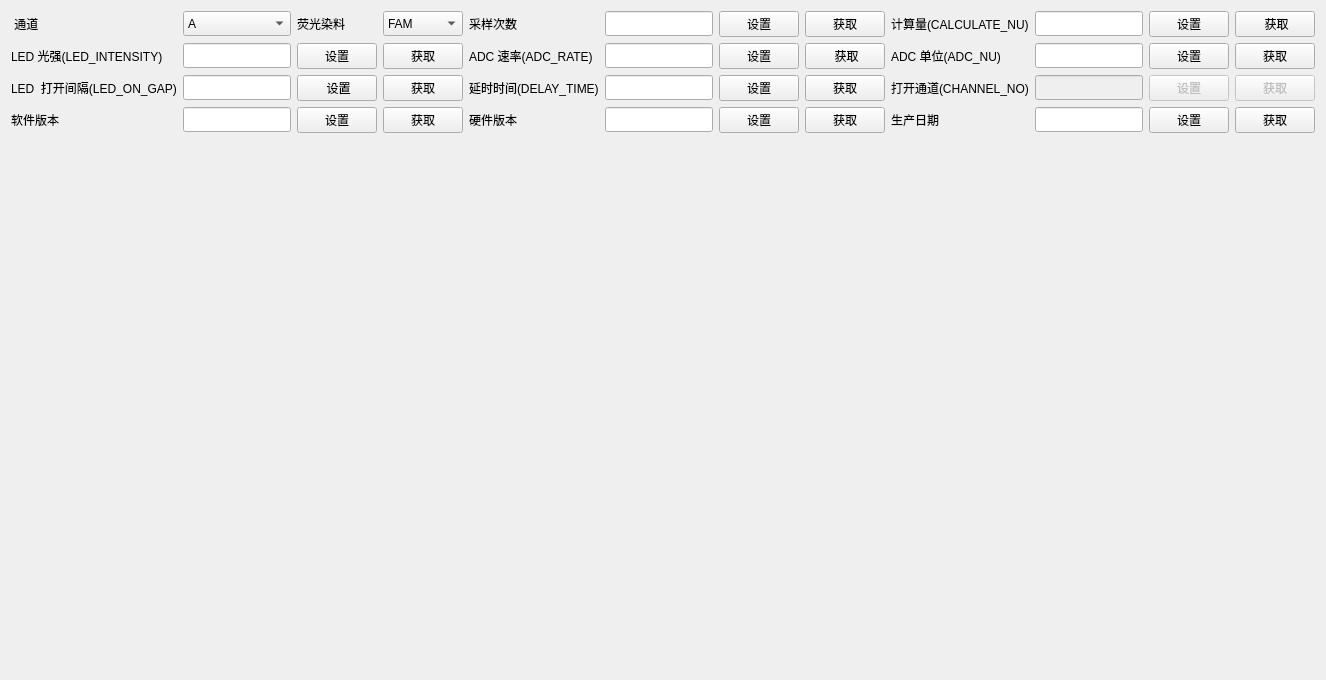
      <widget class="QWidget" name="tab_3">
       <attribute name="title">
        <string>荧光模块</string>
       </attribute>
       <layout class="QGridLayout" name="gridLayout_3">
        <item row="0" column="0">
         <layout class="QGridLayout" name="gridLayout_11">
          <item row="1" column="1">
           <widget class="QLineEdit" name="Line_led_intens_set">
            <property name="minimumSize">
             <size>
              <width>0</width>
              <height>25</height>
             </size>
            </property>
           </widget>
          </item>
          <item row="1" column="0">
           <widget class="QLabel" name="label_34">
            <property name="text">
             <string>LED 光强(LED_INTENSITY)</string>
            </property>
           </widget>
          </item>
          <item row="1" column="5">
           <widget class="QLineEdit" name="Line_adc_rate_set">
            <property name="minimumSize">
             <size>
              <width>0</width>
              <height>25</height>
             </size>
            </property>
           </widget>
          </item>
          <item row="1" column="2">
           <widget class="QPushButton" name="Btn_led_intens">
            <property name="minimumSize">
             <size>
              <width>0</width>
              <height>25</height>
             </size>
            </property>
            <property name="text">
             <string>设置</string>
            </property>
           </widget>
          </item>
          <item row="1" column="8">
           <widget class="QLabel" name="label_40">
            <property name="text">
             <string>ADC 单位(ADC_NU)</string>
            </property>
           </widget>
          </item>
          <item row="1" column="7">
           <widget class="QPushButton" name="Btn_adc_rate_get">
            <property name="minimumSize">
             <size>
              <width>0</width>
              <height>25</height>
             </size>
            </property>
            <property name="text">
             <string> 获取</string>
            </property>
           </widget>
          </item>
          <item row="1" column="10">
           <widget class="QPushButton" name="Btn_adc_nu">
            <property name="minimumSize">
             <size>
              <width>0</width>
              <height>25</height>
             </size>
            </property>
            <property name="text">
             <string>设置</string>
            </property>
           </widget>
          </item>
          <item row="2" column="0">
           <widget class="QLabel" name="label_43">
            <property name="text">
             <string>LED  打开间隔(LED_ON_GAP)</string>
            </property>
           </widget>
          </item>
          <item row="1" column="6">
           <widget class="QPushButton" name="Btn_adc_rate">
            <property name="minimumSize">
             <size>
              <width>0</width>
              <height>25</height>
             </size>
            </property>
            <property name="text">
             <string>设置</string>
            </property>
           </widget>
          </item>
          <item row="1" column="9">
           <widget class="QLineEdit" name="Line_adc_nu_set">
            <property name="minimumSize">
             <size>
              <width>0</width>
              <height>25</height>
             </size>
            </property>
           </widget>
          </item>
          <item row="2" column="8">
           <widget class="QLabel" name="label_49">
            <property name="text">
             <string>打开通道(CHANNEL_NO)</string>
            </property>
           </widget>
          </item>
          <item row="2" column="11">
           <widget class="QPushButton" name="Btn_channel_get">
            <property name="enabled">
             <bool>false</bool>
            </property>
            <property name="minimumSize">
             <size>
              <width>0</width>
              <height>25</height>
             </size>
            </property>
            <property name="text">
             <string>获取</string>
            </property>
           </widget>
          </item>
          <item row="2" column="10">
           <widget class="QPushButton" name="Btn_channel">
            <property name="enabled">
             <bool>false</bool>
            </property>
            <property name="minimumSize">
             <size>
              <width>0</width>
              <height>25</height>
             </size>
            </property>
            <property name="text">
             <string>设置</string>
            </property>
           </widget>
          </item>
          <item row="1" column="11">
           <widget class="QPushButton" name="Btn_adc_nu_get">
            <property name="minimumSize">
             <size>
              <width>0</width>
              <height>25</height>
             </size>
            </property>
            <property name="text">
             <string>获取</string>
            </property>
           </widget>
          </item>
          <item row="1" column="4">
           <widget class="QLabel" name="label_36">
            <property name="text">
             <string>ADC 速率(ADC_RATE)</string>
            </property>
           </widget>
          </item>
          <item row="2" column="9">
           <widget class="QLineEdit" name="Line_channel_set">
            <property name="enabled">
             <bool>false</bool>
            </property>
            <property name="minimumSize">
             <size>
              <width>0</width>
              <height>25</height>
             </size>
            </property>
           </widget>
          </item>
          <item row="2" column="5">
           <widget class="QLineEdit" name="Line_delay_time_set">
            <property name="minimumSize">
             <size>
              <width>0</width>
              <height>25</height>
             </size>
            </property>
           </widget>
          </item>
          <item row="2" column="1">
           <widget class="QLineEdit" name="Line_led_gap_set">
            <property name="minimumSize">
             <size>
              <width>0</width>
              <height>25</height>
             </size>
            </property>
           </widget>
          </item>
          <item row="2" column="2">
           <widget class="QPushButton" name="Btn_led_gap">
            <property name="minimumSize">
             <size>
              <width>0</width>
              <height>25</height>
             </size>
            </property>
            <property name="text">
             <string> 设置</string>
            </property>
           </widget>
          </item>
          <item row="2" column="7">
           <widget class="QPushButton" name="Btn_delay_time_get">
            <property name="minimumSize">
             <size>
              <width>0</width>
              <height>25</height>
             </size>
            </property>
            <property name="text">
             <string>获取</string>
            </property>
           </widget>
          </item>
          <item row="2" column="3">
           <widget class="QPushButton" name="Btn_led_gap_get">
            <property name="minimumSize">
             <size>
              <width>0</width>
              <height>25</height>
             </size>
            </property>
            <property name="text">
             <string>获取</string>
            </property>
           </widget>
          </item>
          <item row="2" column="6">
           <widget class="QPushButton" name="Btn_delay_time">
            <property name="minimumSize">
             <size>
              <width>0</width>
              <height>25</height>
             </size>
            </property>
            <property name="text">
             <string>设置</string>
            </property>
           </widget>
          </item>
          <item row="1" column="3">
           <widget class="QPushButton" name="Btn_led_intens_get">
            <property name="minimumSize">
             <size>
              <width>0</width>
              <height>25</height>
             </size>
            </property>
            <property name="text">
             <string>获取</string>
            </property>
           </widget>
          </item>
          <item row="2" column="4">
           <widget class="QLabel" name="label_48">
            <property name="text">
             <string>延时时间(DELAY_TIME)</string>
            </property>
           </widget>
          </item>
          <item row="3" column="3">
           <widget class="QPushButton" name="Btn_software_ver_get">
            <property name="minimumSize">
             <size>
              <width>0</width>
              <height>25</height>
             </size>
            </property>
            <property name="text">
             <string>获取</string>
            </property>
           </widget>
          </item>
          <item row="3" column="0">
           <widget class="QLabel" name="label_19">
            <property name="text">
             <string>软件版本</string>
            </property>
           </widget>
          </item>
          <item row="3" column="2">
           <widget class="QPushButton" name="Btn_software_ver">
            <property name="minimumSize">
             <size>
              <width>0</width>
              <height>25</height>
             </size>
            </property>
            <property name="text">
             <string>设置</string>
            </property>
           </widget>
          </item>
          <item row="3" column="1">
           <widget class="QLineEdit" name="Line_software_ver_set">
            <property name="minimumSize">
             <size>
              <width>0</width>
              <height>25</height>
             </size>
            </property>
           </widget>
          </item>
          <item row="3" column="4">
           <widget class="QLabel" name="label_21">
            <property name="text">
             <string>硬件版本</string>
            </property>
           </widget>
          </item>
          <item row="3" column="8">
           <widget class="QLabel" name="label_22">
            <property name="text">
             <string>生产日期</string>
            </property>
           </widget>
          </item>
          <item row="3" column="5">
           <widget class="QLineEdit" name="Line_hardware_ver_set">
            <property name="minimumSize">
             <size>
              <width>0</width>
              <height>25</height>
             </size>
            </property>
           </widget>
          </item>
          <item row="3" column="6">
           <widget class="QPushButton" name="Btn_hardware_ver">
            <property name="minimumSize">
             <size>
              <width>0</width>
              <height>25</height>
             </size>
            </property>
            <property name="text">
             <string>设置</string>
            </property>
           </widget>
          </item>
          <item row="3" column="9">
           <widget class="QLineEdit" name="Line_production_date">
            <property name="minimumSize">
             <size>
              <width>0</width>
              <height>25</height>
             </size>
            </property>
           </widget>
          </item>
          <item row="3" column="7">
           <widget class="QPushButton" name="Btn_hardware_ver_get">
            <property name="minimumSize">
             <size>
              <width>0</width>
              <height>25</height>
             </size>
            </property>
            <property name="text">
             <string>获取</string>
            </property>
           </widget>
          </item>
          <item row="3" column="11">
           <widget class="QPushButton" name="Btn_production_date_get">
            <property name="minimumSize">
             <size>
              <width>0</width>
              <height>25</height>
             </size>
            </property>
            <property name="text">
             <string>获取</string>
            </property>
           </widget>
          </item>
          <item row="3" column="10">
           <widget class="QPushButton" name="Btn_production_date">
            <property name="minimumSize">
             <size>
              <width>0</width>
              <height>25</height>
             </size>
            </property>
            <property name="text">
             <string>设置</string>
            </property>
           </widget>
          </item>
          <item row="0" column="0">
           <widget class="QLabel" name="label_24">
            <property name="text">
             <string> 通道</string>
            </property>
           </widget>
          </item>
          <item row="0" column="1">
           <widget class="QComboBox" name="comboBox_F_Channel">
            <property name="minimumSize">
             <size>
              <width>0</width>
              <height>25</height>
             </size>
            </property>
            <item>
             <property name="text">
              <string>A</string>
             </property>
            </item>
            <item>
             <property name="text">
              <string>B</string>
             </property>
            </item>
           </widget>
          </item>
          <item row="0" column="2">
           <widget class="QLabel" name="label_25">
            <property name="text">
             <string>荧光染料</string>
            </property>
           </widget>
          </item>
          <item row="0" column="3">
           <widget class="QComboBox" name="comboBox_F_Dyestuff">
            <property name="minimumSize">
             <size>
              <width>0</width>
              <height>25</height>
             </size>
            </property>
            <item>
             <property name="text">
              <string>FAM</string>
             </property>
            </item>
            <item>
             <property name="text">
              <string>HEX</string>
             </property>
            </item>
            <item>
             <property name="text">
              <string>ROX</string>
             </property>
            </item>
            <item>
             <property name="text">
              <string>CY5</string>
             </property>
            </item>
           </widget>
          </item>
          <item row="0" column="4">
           <widget class="QLabel" name="label_28">
            <property name="text">
             <string>采样次数</string>
            </property>
           </widget>
          </item>
          <item row="0" column="5">
           <widget class="QLineEdit" name="Line_adc_report_set">
            <property name="minimumSize">
             <size>
              <width>0</width>
              <height>25</height>
             </size>
            </property>
           </widget>
          </item>
          <item row="0" column="6">
           <widget class="QPushButton" name="Btn_adc_report">
            <property name="minimumSize">
             <size>
              <width>0</width>
              <height>25</height>
             </size>
            </property>
            <property name="text">
             <string>设置</string>
            </property>
           </widget>
          </item>
          <item row="0" column="7">
           <widget class="QPushButton" name="Btn_adc_report_get">
            <property name="minimumSize">
             <size>
              <width>0</width>
              <height>25</height>
             </size>
            </property>
            <property name="text">
             <string>获取</string>
            </property>
           </widget>
          </item>
          <item row="0" column="8">
           <widget class="QLabel" name="label_50">
            <property name="text">
             <string>计算量(CALCULATE_NU)</string>
            </property>
           </widget>
          </item>
          <item row="0" column="9">
           <widget class="QLineEdit" name="Line_calcul_nu_set">
            <property name="minimumSize">
             <size>
              <width>0</width>
              <height>25</height>
             </size>
            </property>
           </widget>
          </item>
          <item row="0" column="10">
           <widget class="QPushButton" name="Btn_calcul_nu">
            <property name="minimumSize">
             <size>
              <width>0</width>
              <height>25</height>
             </size>
            </property>
            <property name="text">
             <string>设置</string>
            </property>
           </widget>
          </item>
          <item row="0" column="11">
           <widget class="QPushButton" name="Btn_calcul_nu_get">
            <property name="minimumSize">
             <size>
              <width>0</width>
              <height>25</height>
             </size>
            </property>
            <property name="text">
             <string> 获取</string>
            </property>
           </widget>
          </item>
         </layout>
        </item>
        <item row="1" column="0">
         <widget class="QwtDriver" name="Wdg_F_mode" native="true">
          <property name="minimumSize">
           <size>
            <width>0</width>
            <height>530</height>
           </size>
          </property>
         </widget>
        </item>
       </layout>
      </widget>
